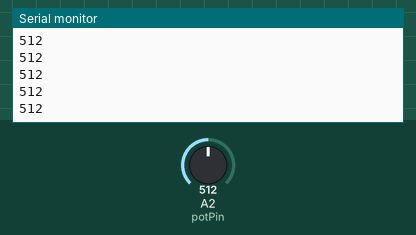
A sketch run on a simulated Arduino Uno, built with avr-gcc and run on an emulated ATmega328P. Parts: the last lines printed to the serial monitor. Inputs (shaded band) come from the test bench; at power-on: A2 (potPin) = 512.

Above: at 1.2 s.
1.3 s: A2 (potPin) set to 716
At 2.1 s:
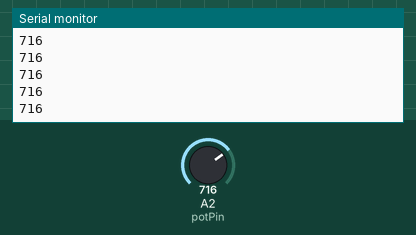
2.8 s: A2 (potPin) set to 900
At 3.5 s:
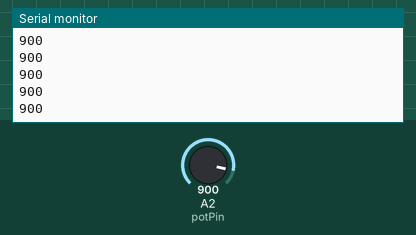
Timing chart, 0 to 5.8 s (numbered marks = the images above; inputs shaded):
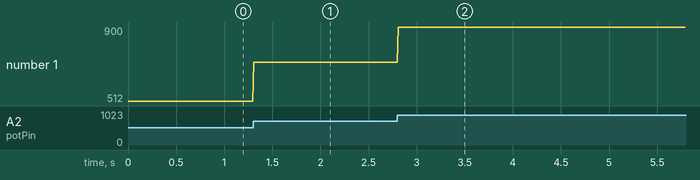

The sketch:

analogread.ino
```cpp
// Potentiometer is connected to GPIO 34 (Analog ADC1_CH6)
const int potPin = 02;

// variable for storing the potentiometer value

void setup() {
  Serial.begin(115200);
  //delay(10);
}

void loop() {
  // Reading potentiometer value
  int potValue = analogRead(potPin);
  Serial.println(potValue);
  delay(10);
}
```

Measured:
- after the input at 1.3 s, the serial monitor: prints a new line at once (image 1)
- after the input at 2.8 s, the serial monitor: prints a new line at once (image 2)
- plotted number 1: 512 → 716 after the input at 1.3 s, 716 → 900 after the input at 2.8 s
